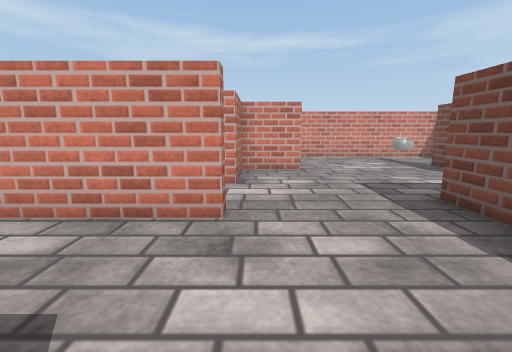
[1] (above)

18 first-person views from a walk through a scene from a Unity 3-D project. The camera is 0.64 m above the floor, tilts 10° down and sees 90° across. The floor is counted in squares, 0.5 m on a side. Each view is taken from the middle of a square. On the plan, view 1 faces up. The plan holds only what a view shows up to about 12 squares ahead; the rest is blank. Surface patterns are stand-ins for the level's own textures.

[2]
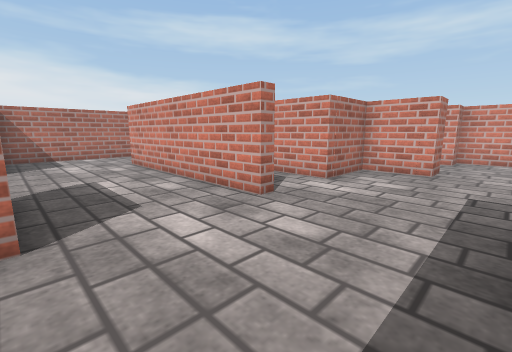

[3]
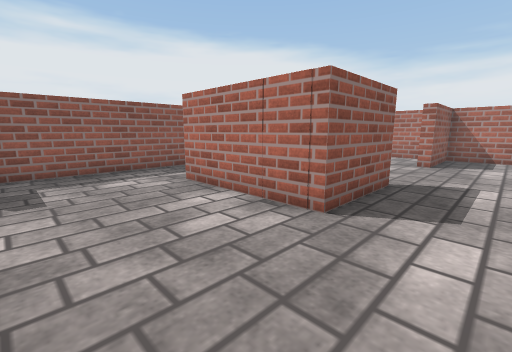

[4]
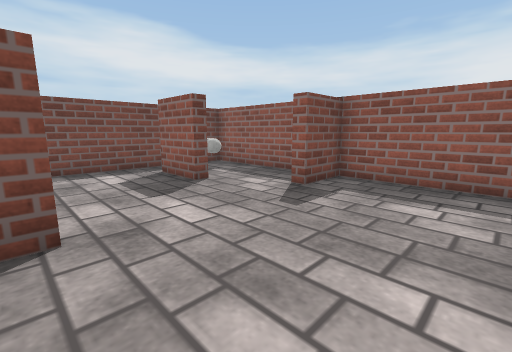

[5]
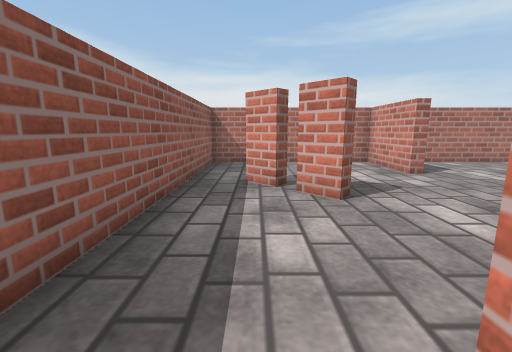

[6]
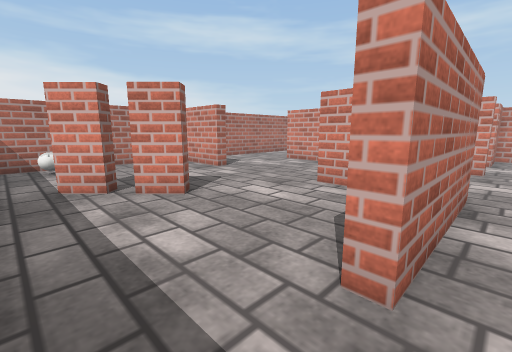

[7]
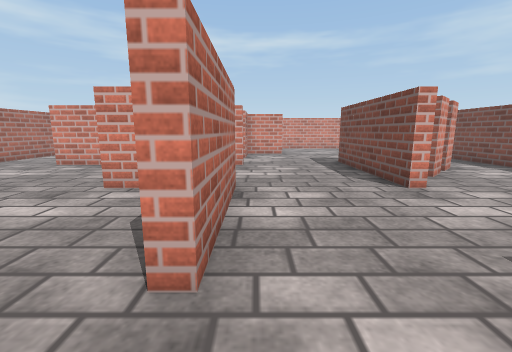

[8]
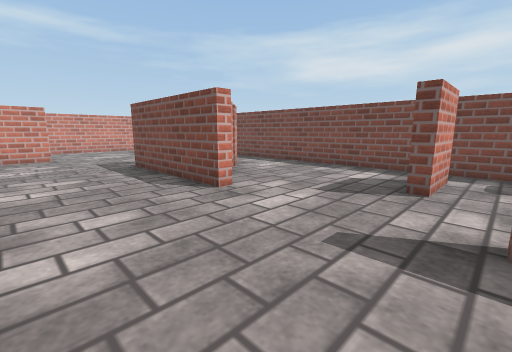

[9]
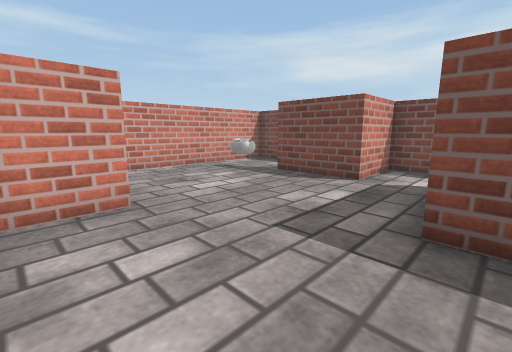

[10]
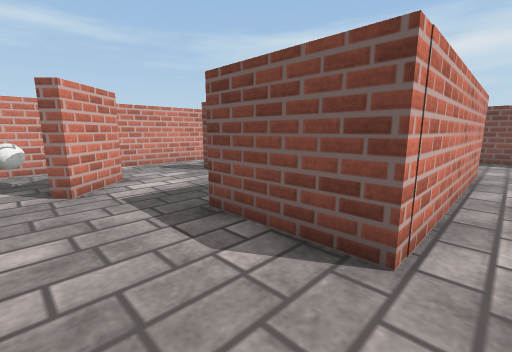

[11]
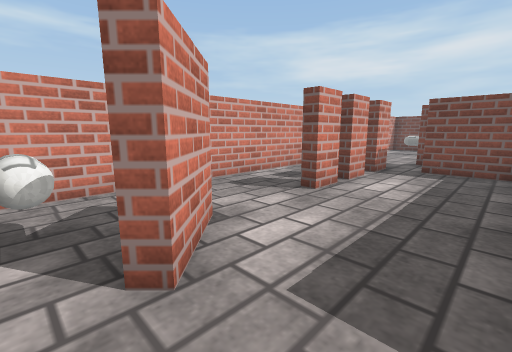

[12]
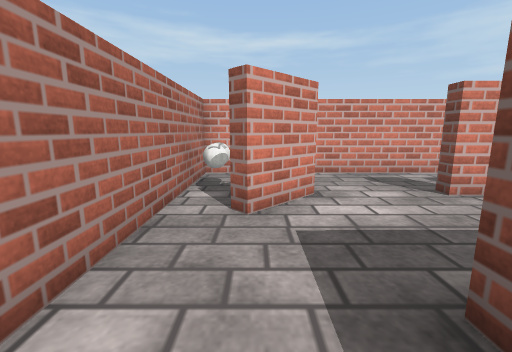

[13]
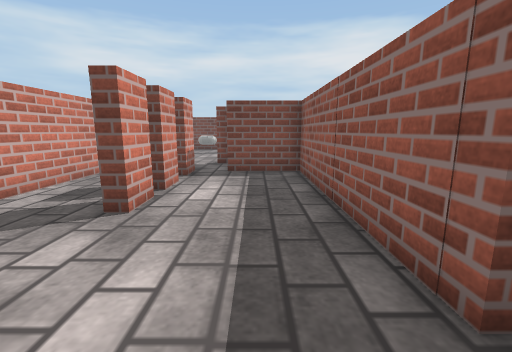

[14]
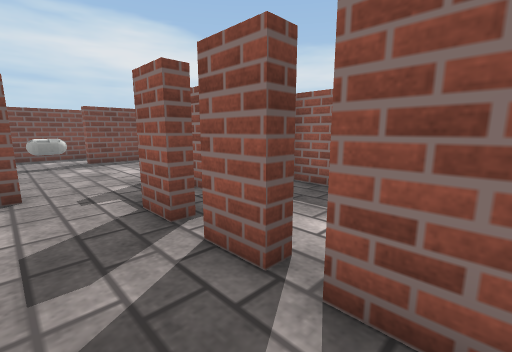

[15]
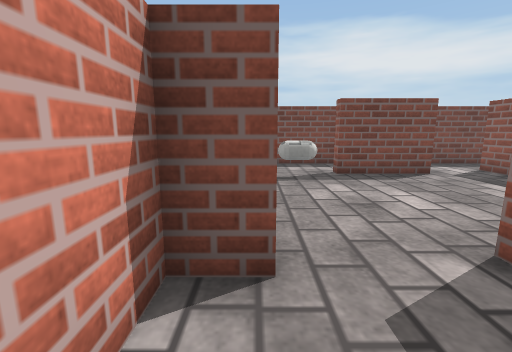

[16]
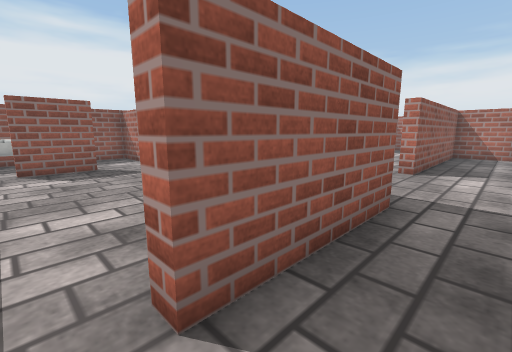

[17]
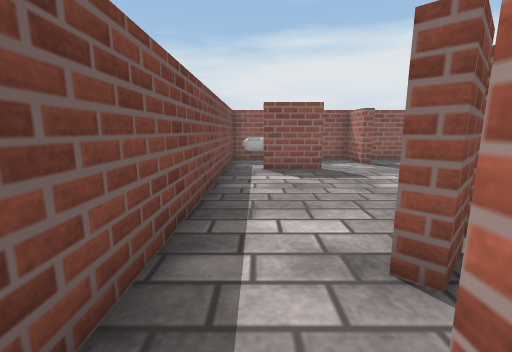

[18]
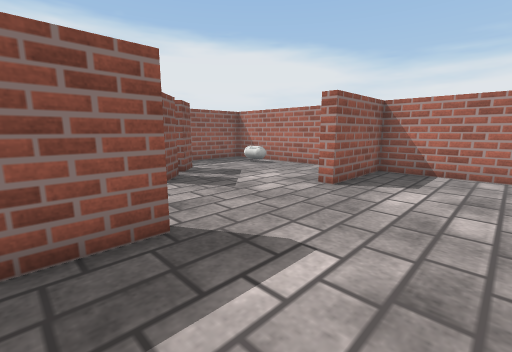

### Floor plan
Points are (right, up) in squares from view 1. A wall is a line through its corners. A room is listed if a view was taken in it or the views show most of it. See-through windows are left out.
Room 1 (views 1, 2, 3, 4, 5, 6, 7, 8, 9, 10, 11, 12, 13, 14, 15, 16, 17, 18)
walls: (-2.5, -0.4) (-3.5, -0.4); (-3.5, 0) (-0.5, 0) (-0.5, -4.1) (-0.9, -4.1); (3.9, -0.4) (3.4, -0.4) (3.4, 4.6) (7.3, 4.6) (7.3, 4.1); (5.7, 1.8) (4.9, 1); (-7.2, 6.1) (-7.2, 4) (-0.5, 4) (-0.5, 3.6) (-7.6, 3.6) (-7.6, 6.6) (-0.9, 6.6) (-0.9, 9); (1.5, 9.6) (1.5, 8.5) (-0.5, 8.5) (-0.5, 6.2) (-2.4, 6.2); (-2.5, 10) (-3.5, 10); (6.5, 3.2) (6.8, 2.9) (6.1, 2.1); (-4, 10) (-5.1, 10) (-5.1, 10.4) (-4, 10.4); (-3.5, 10.4) (-2.5, 10.4); (-5.6, -3.8) (-4.9, -3.1) (-4.6, -3.4) (-5.4, -4.1); (-7.8, 10.1) (-9.1, 8.8) (-9.5, 9.2); (-6.8, -5) (-6.1, -4.3) (-5.8, -4.5) (-6.5, -5.3); (7.7, -4) (5.8, -4) (5.8, -3.6) (7.7, -3.6); (9, 8.9) (9, 12.2); (8.5, 12.8) (1.5, 12.8) (1.5, 11.8) (1.1, 11.8) (1.1, 12.8) (-10.5, 12.8) (-10.5, 0) (-7.6, 0) (-7.6, -0.4) (-10.5, -0.4) (-10.5, -6.8) (3.4, -6.8) (3.4, -5.1) (3.8, -5.1) (3.8, -6.8) (9, -6.8) (9, 6.8) (6.6, 6.8) (6.6, 9.6)
objects: capsule (-10, -5) to (-10, -4); capsule (-10, 10) to (-10, 11); capsule (6, 10) to (6, 11); capsule (8, -6) to (8, -5)

Positions as (right, up) in squares from view 1, and headings:
1: (0, 0), facing up
2: (3, 0), facing up-left
3: (3, 2), facing down-left
4: (0, 0), facing down-right
5: (0, -5), facing left
6: (0, -6), facing up-left
7: (0, -6), facing up
8: (0, -5), facing up-right
9: (0, 4), facing up-right
10: (-10, 3), facing up-right
11: (-10, 7), facing up-right
12: (-9, 5), facing up
13: (-9, 8), facing right
14: (-5, 12), facing down-right
15: (-1, 12), facing right
16: (8, 6), facing down-left
17: (8, 5), facing down
18: (-2, 3), facing down-left
